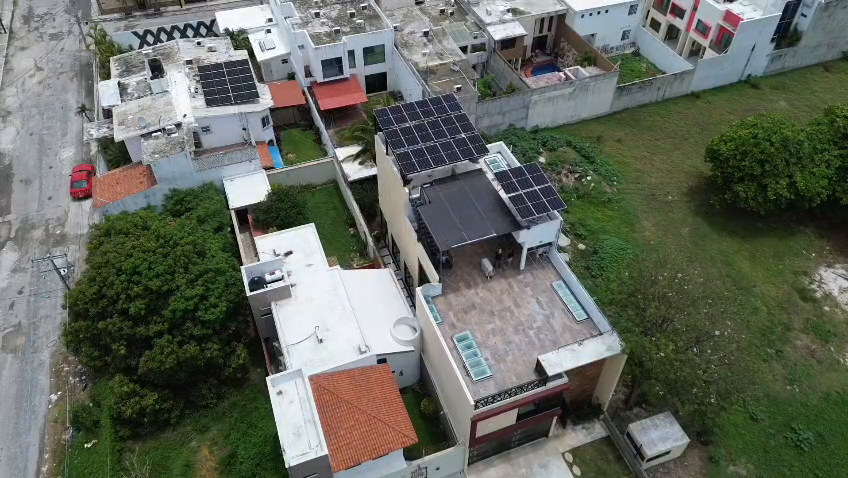
#> input picture frame 20 of WhatsApp Video 2026-06-15 at 1.07.51 PM (2).mp4, 848 x 478 px, given in place of mi_video.mp4, which was not available
$ python francel.py   (older library calls are emulated)
#> lines starting #> are read from the running program, lines starting #| are printed output that depends on the picture; pictures that were not available may be replaced by others from this repository, and a replacement may not be noted
import cv2
import os
import numpy as np

def calcular_nitidez(imagen):
    """Calcula la varianza del Laplaciano para medir el enfoque (nitidez)."""
    gris = cv2.cvtColor(imagen, cv2.COLOR_BGR2GRAY)
    return cv2.Laplacian(gris, cv2.CV_64F).var()

def extraer_fotogramas_optimizados(ruta_video, carpeta_salida, fps_deseados=1):
    # Crear carpeta de salida si no existe
#> called with ruta_video = 'mi_video.mp4', carpeta_salida = 'fotogramas_reducidos', fps_deseados = 1
    if not os.path.exists(carpeta_salida):
        os.makedirs(carpeta_salida)
        print(f"Carpeta creada: {carpeta_salida}")

    # Capturar el video
    cap = cv2.VideoCapture(ruta_video)
    if not cap.isOpened():
        print("Error: No se pudo abrir el archivo de video.")
        return

    fps_video = cap.get(cv2.CAP_PROP_FPS)
    total_frames = int(cap.get(cv2.CAP_PROP_FRAME_COUNT))

    # Calcular cuántos fotogramas componen el bloque de tiempo (ej. 1 segundo)
    intervalo_cuadros = int(fps_video / fps_deseados)
    if intervalo_cuadros < 1:
        intervalo_cuadros = 1

    print(f"FPS del Video Original: {fps_video:.2f}")
    print(f"Total de cuadros en video original: {total_frames}")
    print(f"Estrategia de reducción activa: Seleccionando el MEJOR cuadro por cada segundo...")

    contador_guardados = 0
    cuadro_actual = 0

    while cap.isOpened():
        fotos_bloque = []
        nitideces = []

        # Agrupamos los cuadros del intervalo de 1 segundo para elegir el de mejor calidad
        for _ in range(intervalo_cuadros):
            ret, frame = cap.read()
            if not ret:
                break
            cuadro_actual += 1

            # Almacenamos temporalmente el cuadro y su índice de nitidez
            fotos_bloque.append(frame)
            nitideces.append(calcular_nitidez(frame))
#> this loop made 23 passes
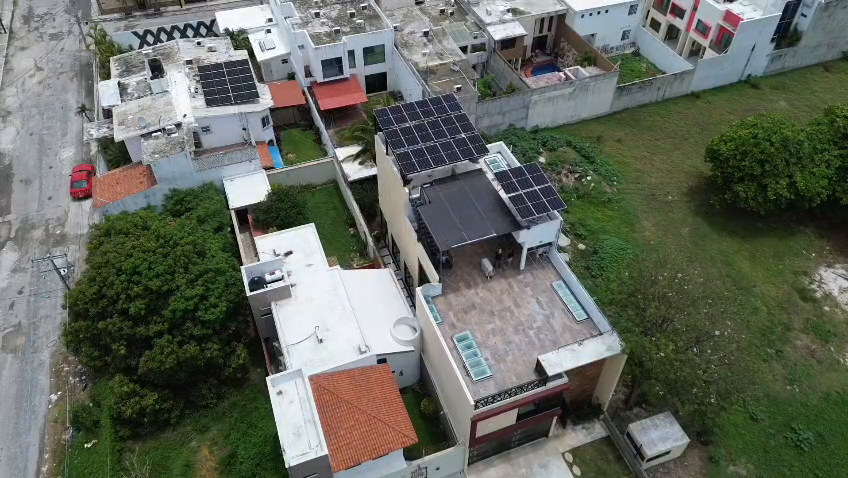
#> input picture frame 20 of WhatsApp Video 2026-06-15 at 1.07.51 PM (2).mp4, 848 x 478 px, given in place of mi_video.mp4, which was not available
#> pass 1, in calcular_nitidez, `gris = cv2.cvtColor(imagen, cv2.COLOR_BGR2GRAY)`:
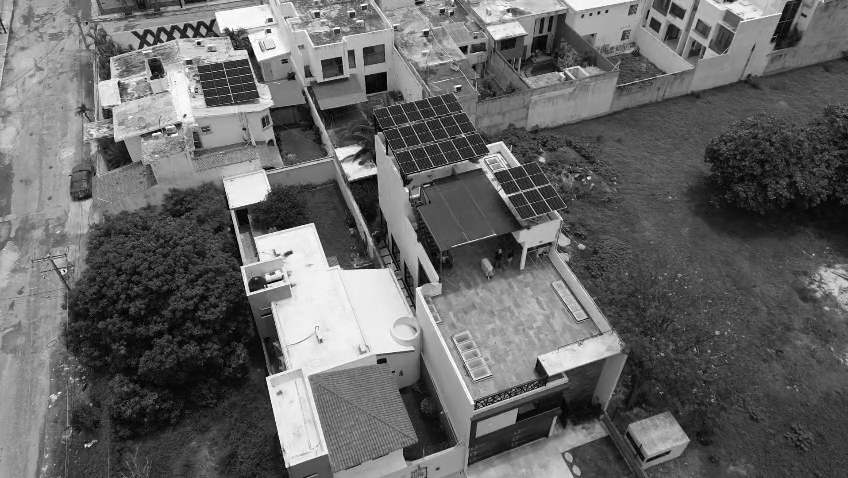
#> gris: shape (478, 848); min 0, max 255, mean 102
#> after the loop:
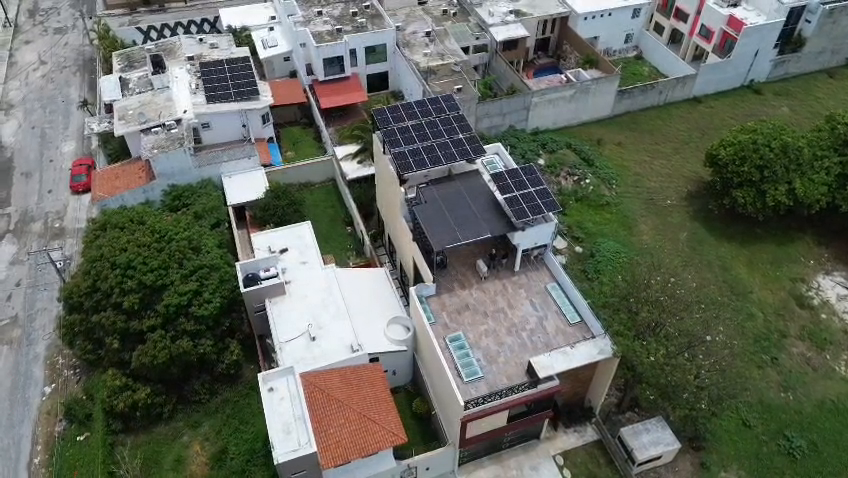
#> frame: shape (478, 848, 3); mean B, G, R 94.4, 104.5, 99.6
#> after the loop, cuadro_actual = 23; fotos_bloque = 23 items; nitideces = [2254.2, 2070.5, 1948.8, 1872.3, 1913.3, 2057.4, 1895.3, 1798.9, 1781, 1753.6, 1848.8, 1739.1, 1566, 1544.2, 1519.4, 1698.2, 1565, 1369.5, 1390.4, 1477.2, 1655.7, 1511.7, 1426.1]

        # Si el bloque está vacío porque el video terminó, salimos del bucle
        if not fotos_bloque:
            break

        # Seleccionamos el índice del cuadro que tuvo la mayor varianza (mayor nitidez)
        mejor_indice = np.argmax(nitideces)
#> mejor_indice = 0
        mejor_cuadro = fotos_bloque[mejor_indice]
#> mejor_cuadro is the input picture: shape (478, 848, 3); mean B, G, R 94.4, 104.7, 99.5

        # Guardar el cuadro seleccionado
        contador_guardados += 1
        nombre_archivo = os.path.join(carpeta_salida, f"frame_{contador_guardados:04d}.jpg")

        # [cv2.IMWRITE_JPEG_QUALITY, 100] fuerza la máxima fidelidad de compresión para el gemelo digital
        cv2.imwrite(nombre_archivo, mejor_cuadro, [cv2.IMWRITE_JPEG_QUALITY, 100])

        # Mostrar el progreso en la terminal
        porcentaje = (cuadro_actual / total_frames) * 100
#> porcentaje = 11.11
        print(f"Progreso: {porcentaje:.1f}% | Analizados: {cuadro_actual}/{total_frames} | Guardado: frame_{contador_guardados:04d}.jpg", end="\r")
#| Progreso: 11.1% | Analizados: 23/207 | Guardado: frame_0001.jpg

    cap.release()
    print(f"\n\n¡Proceso de reducción finalizado con éxito!")
    print(f"Se redujo el video de 5 minutos a solo {contador_guardados} fotogramas de alta nitidez.")
    print(f"Imágenes guardadas en la carpeta: '{carpeta_salida}'")

# --- CONFIGURACIÓN DE PARÁMETROS ---
if __name__ == "__main__":
    # 1. Pon aquí el nombre exacto de tu archivo de video de 5 minutos
    RUTA_DEL_VIDEO = "mi_video.mp4"

    # 2. Nombre de la carpeta limpia que se generará
    CARPETA_DESTINO = "fotogramas_reducidos"

    # 3. Cuántos cuadros guardar por segundo.
    # Al dejarlo en 1, procesará bloques de 1 segundo entero y extraerá la foto más limpia de ese lapso.
    FPS_EXTRACCION = 1

    extraer_fotogramas_optimizados(RUTA_DEL_VIDEO, CARPETA_DESTINO, fps_deseados=FPS_EXTRACCION)

$ run again, starting later in the video
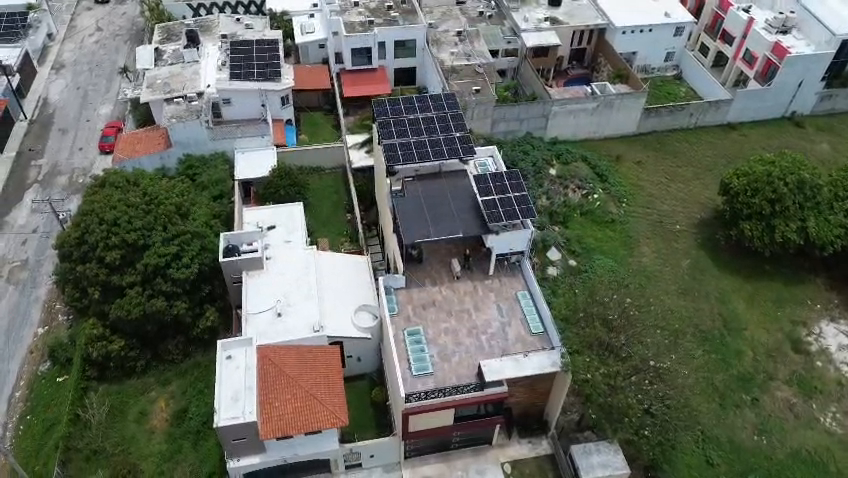
#> input picture frame 93 of WhatsApp Video 2026-06-15 at 1.07.51 PM (2).mp4, 848 x 478 px, given in place of mi_video.mp4, which was not available
#> the loop in extraer_fotogramas_optimizados, `for _ in range(intervalo_cuadros):` made 23 passes
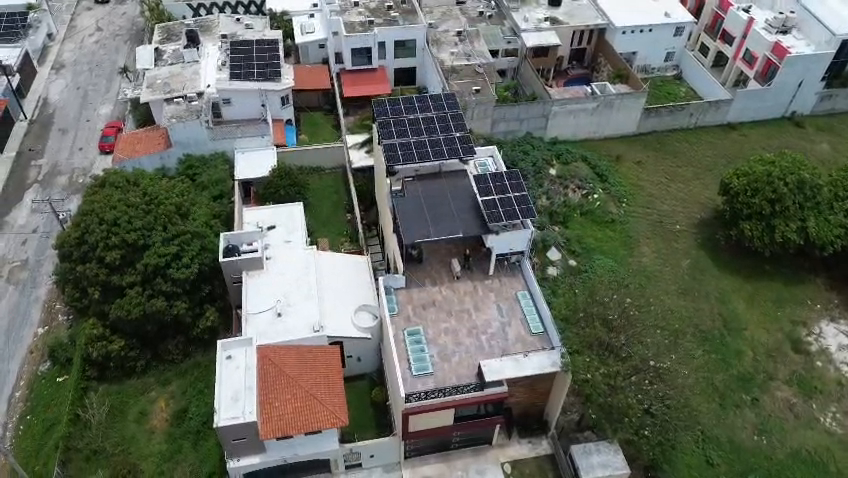
#> input picture frame 93 of WhatsApp Video 2026-06-15 at 1.07.51 PM (2).mp4, 848 x 478 px, given in place of mi_video.mp4, which was not available
#> after the loop in extraer_fotogramas_optimizados, `for _ in range(intervalo_cuadros):`:
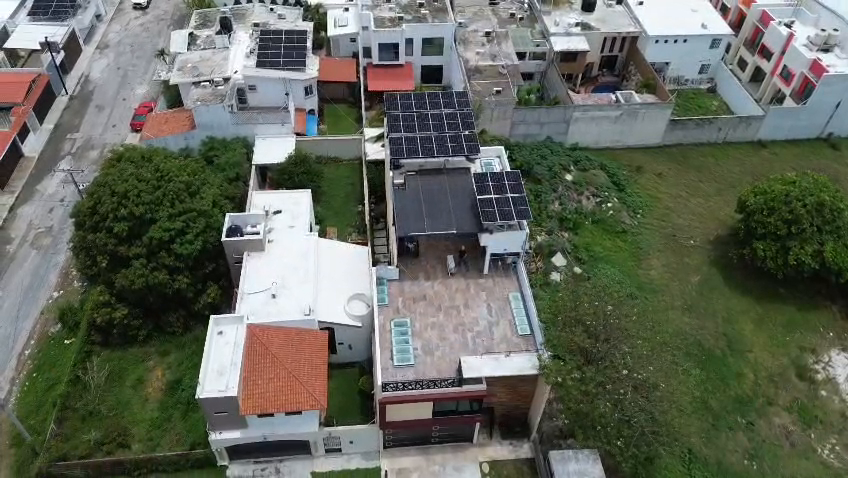
#> frame: shape (478, 848, 3); mean B, G, R 93.1, 104, 99.6
#> after the loop in extraer_fotogramas_optimizados, `for _ in range(intervalo_cuadros):`: cuadro_actual = 23; fotos_bloque = 23 items; nitideces = [1246.5, 1336.9, 1472.9, 1398.8, 1249.4, 1255.2, 1342.5, 1496.9, 1399.1, 1248.3, 1256.9, 1325.2, 1515.5, 1419, 1283.4, 1266, 1356, 1504.2, 1434.2, 1269.7, 1278.3, 1368.4, 1513.7]
#> mejor_indice = 12
#> in extraer_fotogramas_optimizados, `mejor_cuadro = fotos_bloque[mejor_indice]`:
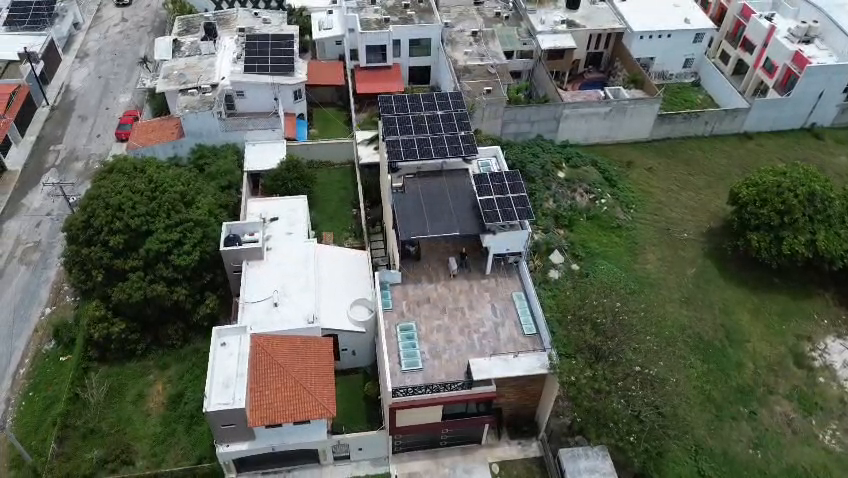
#> mejor_cuadro: shape (478, 848, 3); mean B, G, R 92.2, 102.6, 97.9
#> porcentaje = 11.11
#| Progreso: 11.1% | Analizados: 23/207 | Guardado: frame_0001.jpg

$ run again, starting later in the video
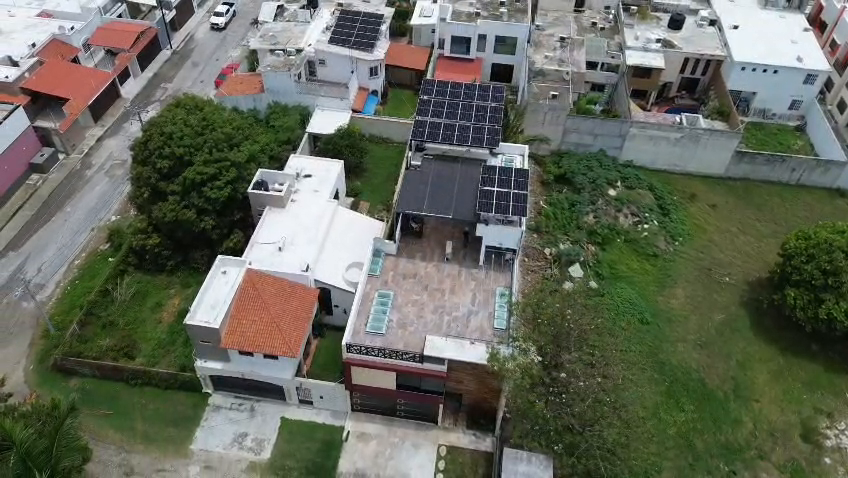
#> input picture frame 165 of WhatsApp Video 2026-06-15 at 1.07.51 PM (2).mp4, 848 x 478 px, given in place of mi_video.mp4, which was not available
#> the loop in extraer_fotogramas_optimizados, `for _ in range(intervalo_cuadros):` made 23 passes
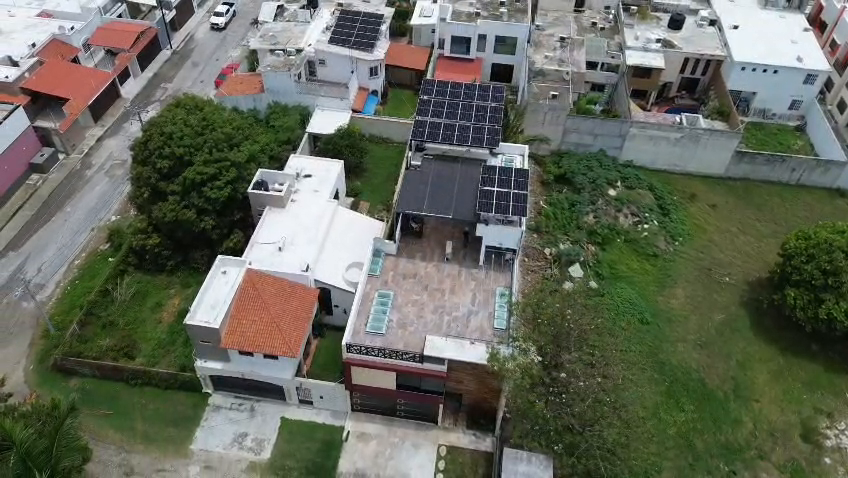
#> input picture frame 165 of WhatsApp Video 2026-06-15 at 1.07.51 PM (2).mp4, 848 x 478 px, given in place of mi_video.mp4, which was not available
#> after the loop in extraer_fotogramas_optimizados, `for _ in range(intervalo_cuadros):`:
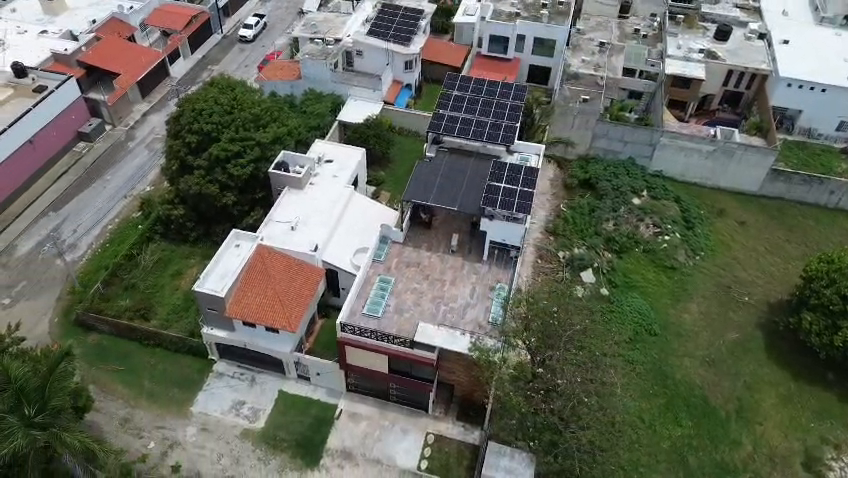
#> frame: shape (478, 848, 3); mean B, G, R 91.6, 103.5, 99.9
#> after the loop in extraer_fotogramas_optimizados, `for _ in range(intervalo_cuadros):`: cuadro_actual = 23; fotos_bloque = 23 items; nitideces = [1439.8, 1348.5, 1249.4, 1206.8, 1287.7, 1422.8, 1207, 1123.7, 1161.7, 1251.1, 1432.8, 1329.5, 1161.2, 1174.2, 1280.7, 1424.7, 1351.2, 1173.7, 1175.6, 1277.2, 1448.5, 1365.7, 1258.8]
#> mejor_indice = 20
#> in extraer_fotogramas_optimizados, `mejor_cuadro = fotos_bloque[mejor_indice]`:
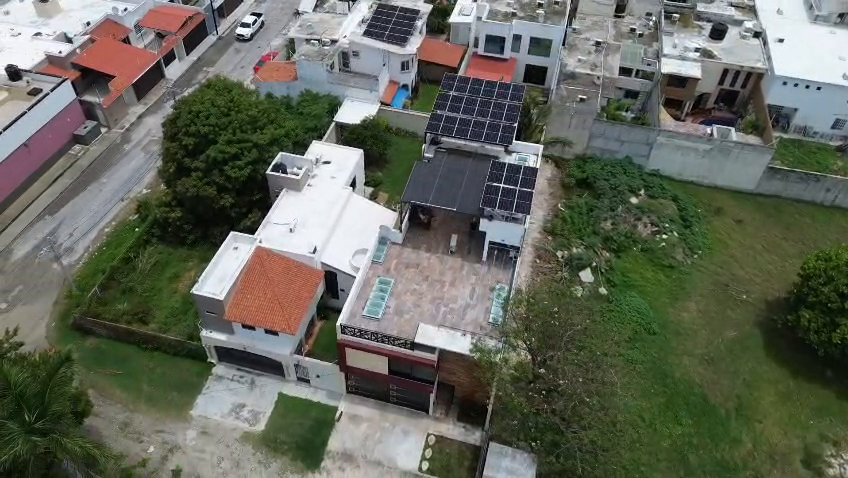
#> mejor_cuadro: shape (478, 848, 3); mean B, G, R 91.2, 103.2, 99.4
#> porcentaje = 11.11
#| Progreso: 11.1% | Analizados: 23/207 | Guardado: frame_0001.jpg
